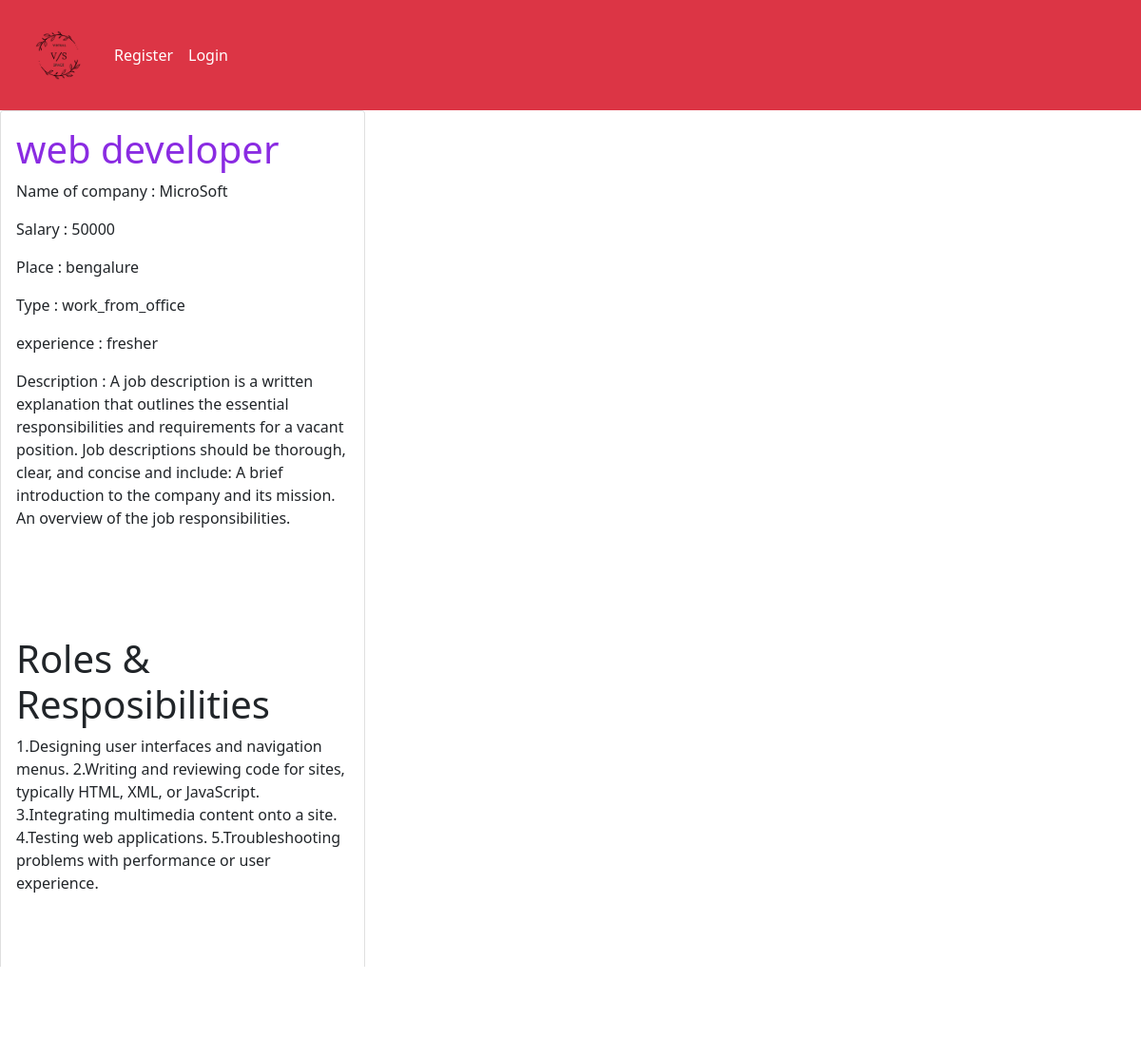
The page /second/2/ on the database its author committed.
### jobpostapp/models.py (models this page shows, shortened)
class jobpost(models.Model):
    Titel = models. CharField(max_length=100)
    Description = models.CharField(max_length=400)
    company = models.CharField(max_length=100)
    postes_on = models.DateTimeField(auto_now_add=True)
    location = models.CharField(max_length=100)
    salary = models.IntegerField()
    type = models.CharField(max_length=100)
    experience = models.CharField(max_length=100)
    Roles = models.TextField(max_length=1000)

### jobpostapp/views.py (the view)
# urls.py: path("<int:pk>/",views.detail_view.as_view(),name='details'),
class detail_view(DetailView):
    context_object_name = 'details'
    model = jobpost

### jobpostapp/templates/jobpostapp/jobpost_detail.html
{% extends 'base.html' %}
{% block content %}
    <div class="content">
        <div class="jumbotron">
            <div class="row">
                <div class="col-md-4">
                    <div class="card card-body">
                        <h1 style="color: blueviolet;">{{ details.Titel }}</h1>
                        <p>Name of company : {{ details.company }}</p>
                        <p> Salary  :        {{ details.salary }}</p>
                        <p> Place   :        {{ details.location }}</p>
                        <p>Type   :          {{ details.type }}</p>
                        <p> experience  :    {{ details.experience }}</p>
                        <p> Description :    {{ details.Description }}</p><br><br><br><br>
                        <h1>Roles & Resposibilities</h1>
                        <p>{{ details.Roles }}</p><br><br><br>
                        <p><a href="{% url 'pavan' %}"><input type="submit" value="Apply"></a>
                        <a href="{% url 'job' %}"><input type="submit" value="Back"></a></p>
                    </div>
                </div>
            </div>
        </div>
    </div>
{% endblock %}

### rows shown on the page
jobpost: Titel "web developer", company "MicroSoft", salary "50000", location "bengalure", type "work_from_office", experience "fresher", Description "A job description is a written explanation that outlines the essential responsibilities and requirements for a vacant position. Job descriptions should be thorough, clear, and concise and include: A brief introduction to the company and its mission. An overview of the job responsibilities.", Roles "1.Designing user interfaces and navigation menus. 2.Writing and reviewing code for sites, typically HTML, XML, or JavaScript. 3.Integrating multimedia content onto a site. 4.Testing web applications. 5.Troubleshooting problems with performance or user experience."
